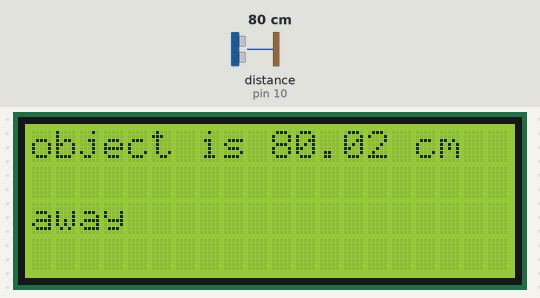
The sketch below on a simulated Arduino Uno, built with avr-gcc and run on an emulated ATmega328P. On the bench: 20×4 character LCD. Wiring (inferred from the names in the program): ultrasonic range finder: trigger pin 9; echo pin 10. Inputs (shaded band) come from the test bench; at power-on: distance to the obstacle (sensor on pin 10) 80 cm. The echo pulse lasts 58.3 µs per cm.

Above: at 1.2 s.
1.3 s: distance to the obstacle (sensor on pin 10) set to 2 cm
At 3.8 s:
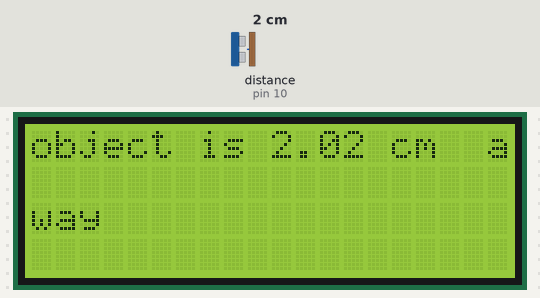
4.1 s: distance to the obstacle (sensor on pin 10) set to 4 cm
At 5.6 s:
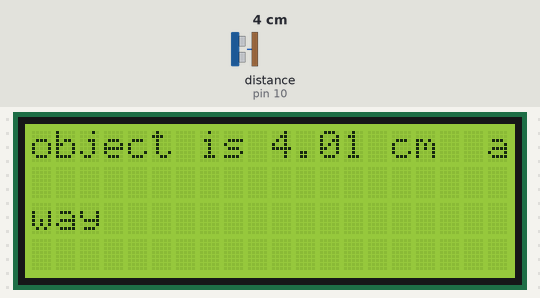
5.9 s: distance to the obstacle (sensor on pin 10) set to 9 cm
At 7.4 s:
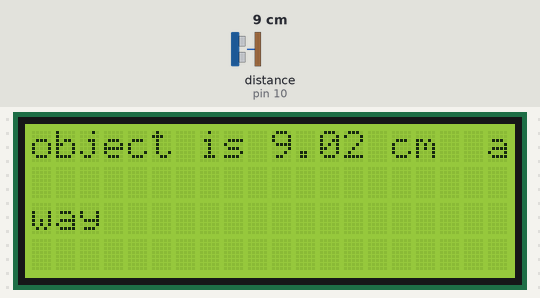
Timing chart, 0 to 8.9 s (numbered marks = the images above; inputs shaded):
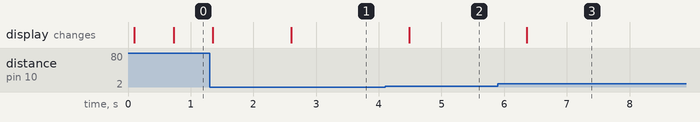

Measured:
- after the input at 1.3 s, the display: first changes after 0.06 s (image 1 shows a later state)
- after the input at 4.1 s, the display: changes after 0.38 s (image 2)
- after the input at 5.9 s, the display: changes after 0.46 s (image 3)

The sketch:

distance_meter.ino
```cpp
#include <Wire.h>
#include <LiquidCrystal_I2C.h>
LiquidCrystal_I2C lcd(0x27, 20, 4);

const int trigPin = 9;
const int echoPin = 10;

void setup() {
  pinMode(trigPin, OUTPUT);
  pinMode(echoPin, INPUT);
  lcd.init();
  lcd.backlight();
  lcd.clear();
}

void loop() {
  unsigned long duration;
  float distance;

  digitalWrite(trigPin, LOW);
  delayMicroseconds(2);
  digitalWrite(trigPin, HIGH);
  delayMicroseconds(10);
  digitalWrite(trigPin, LOW);

  duration = pulseIn(echoPin, HIGH);
  distance = (duration / 2) * 0.0343;

  lcd.clear();
  lcd.setCursor(0, 0);
  lcd.print("object is ");
  lcd.print(distance);
  lcd.print(" cm  away");

  delay(600);
}
```
